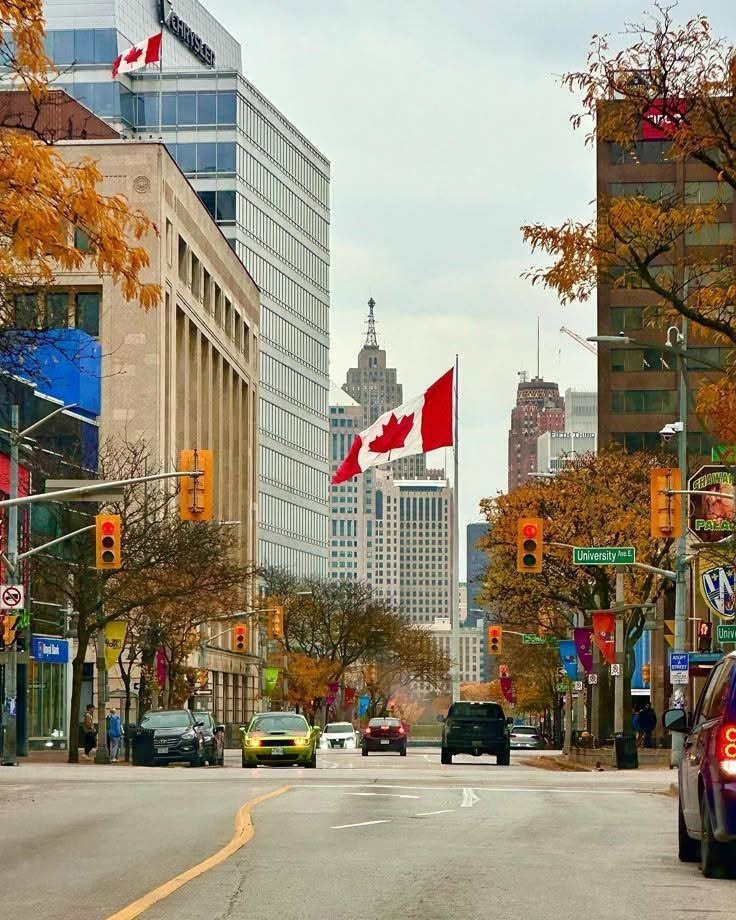
#> input picture images/Street1.jpg, 736 x 920 px
$ python -i morphology.py   (imports and definitions only)
#> lines starting #> are read from the running program, lines starting #| are printed output that depends on the picture; after the words box and inside, x2 and y2 are one past the last pixel; in counts of white or black regions, pixels touching at a corner belong together
#> further down, picture is the input picture: shape (920, 736, 3); mean B, G, R 118.8, 139, 148.6
"""
==========================================================
VisionPro Studio
Morphological Image Processing Module
==========================================================

This module contains various morphological operations used
for image enhancement and segmentation.

Author : VisionPro Studio Team
"""

import cv2
import numpy as np


class Morphology:
    """
    Morphological image processing operations.
    """

    # [114 lines left out: functions get_kernel, erosion, dilation, opening, closing, gradient and 2 more, not called in this run]

    @staticmethod
    def hit_or_miss(image):
        """
        Hit-or-Miss transformation.
        Works only on binary images.
        """

        gray = cv2.cvtColor(image, cv2.COLOR_BGR2GRAY)
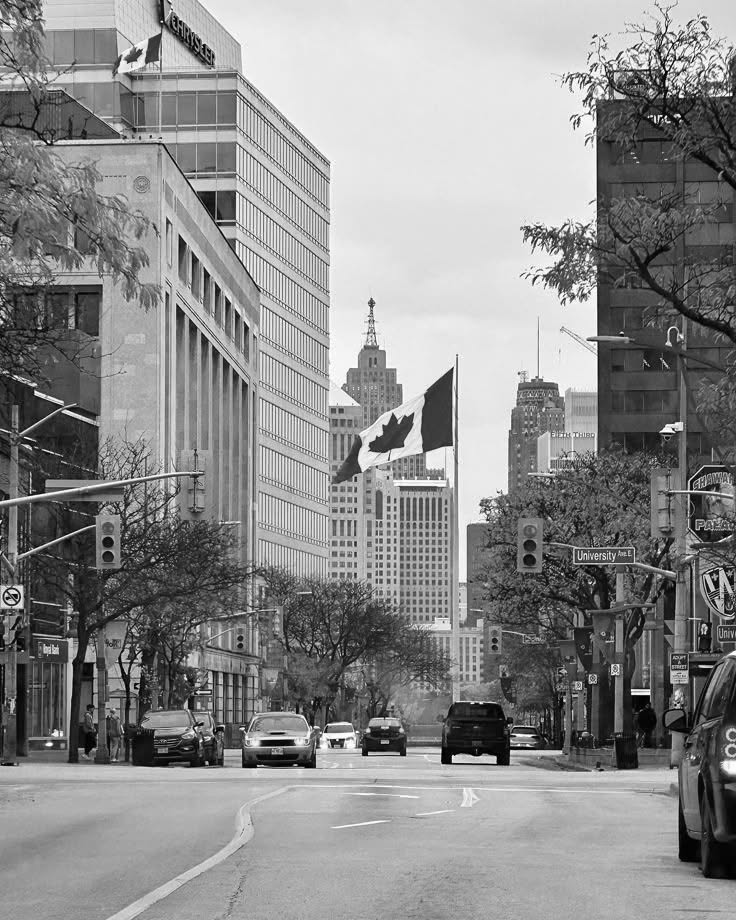
#> gray: shape (920, 736); min 0, max 255, mean 139.6

        _, binary = cv2.threshold(
            gray,
            127,
            255,
            cv2.THRESH_BINARY
        )
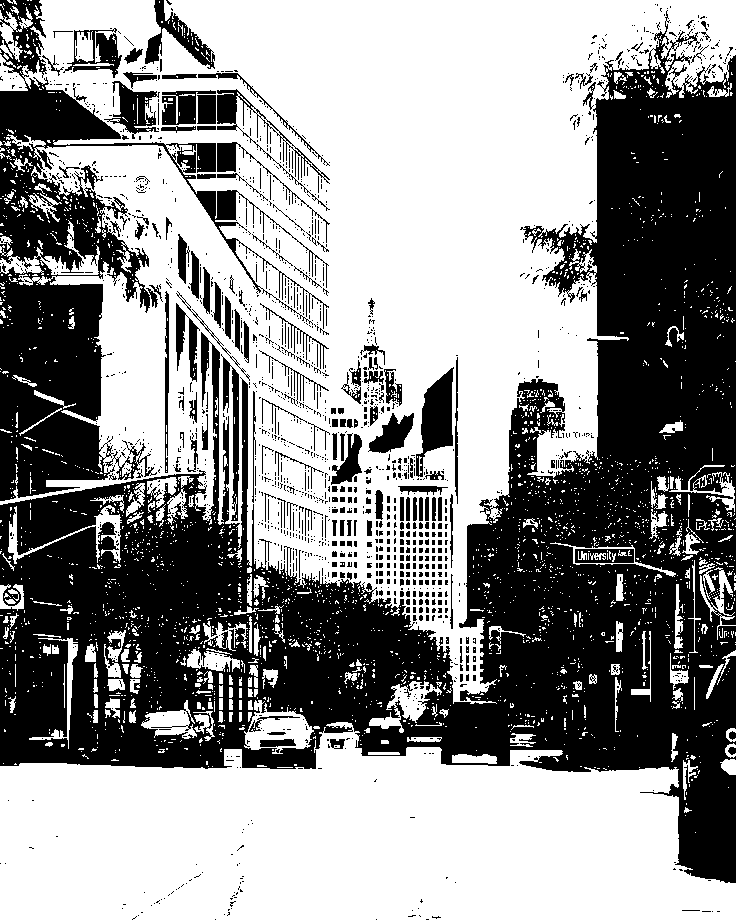
#> binary: shape (920, 736); 56.9% white; 1733 black regions (1522 under 20 px), largest, box (x1, y1, x2, y2) and area: (0, 10, 736, 883) 217077, (0, 0, 329, 501) 39883, (416, 367, 454, 477) 2164

        kernel = np.array([
            [0, 1, 0],
            [1, -1, 1],
            [0, 1, 0]
        ], dtype=np.int8)

        return cv2.morphologyEx(
            binary,
            cv2.MORPH_HITMISS,
            kernel
        )
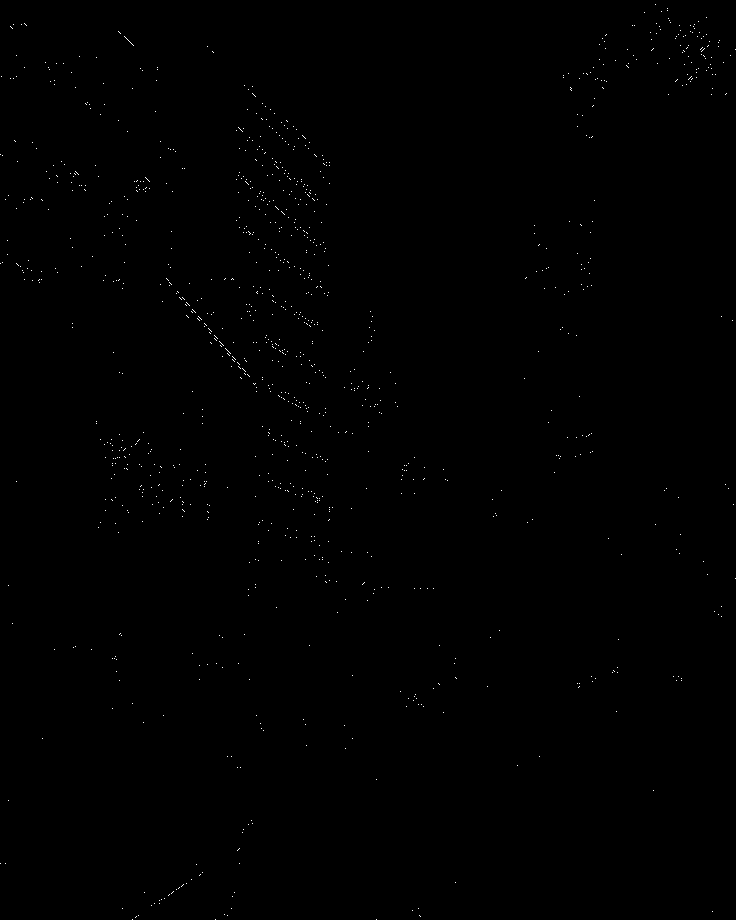
#> returned value: shape (920, 736); 0.2% white in thin lines or dots

>>> import cv2
>>> picture = cv2.imread('../images/Street1.jpg')
>>> result = Morphology().hit_or_miss(picture)
